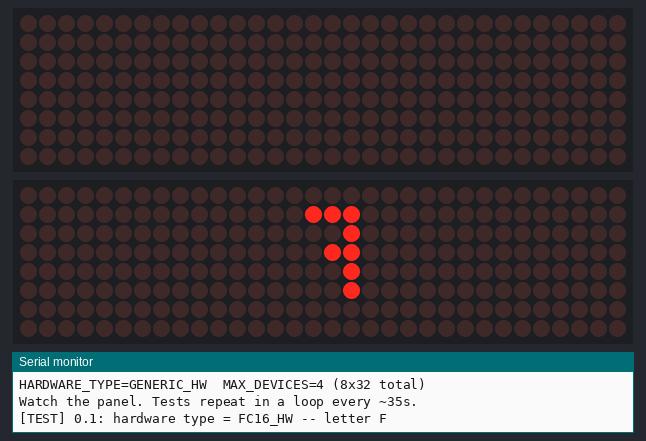
Simulated run of this sketch. Board: ESP8266 (NodeMCU). Parts: 2 × 32×8 LED matrix, the last lines printed to the serial monitor.

Above: at 1.1 s.
At 30.1 s:
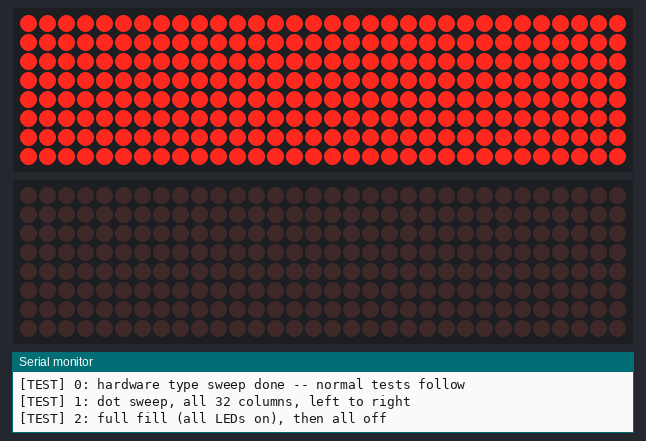
At 32.6 s:
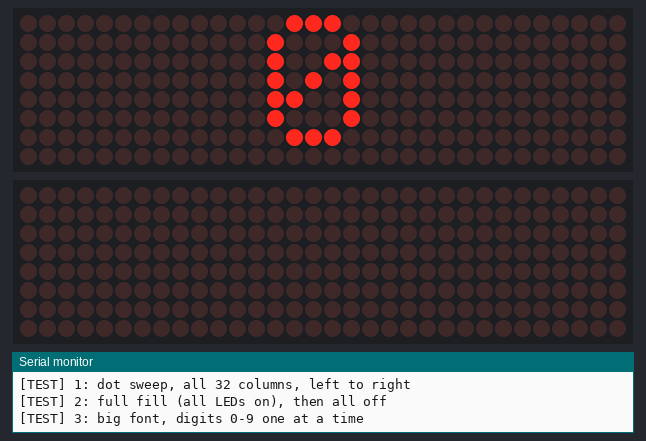
At 33.6 s:
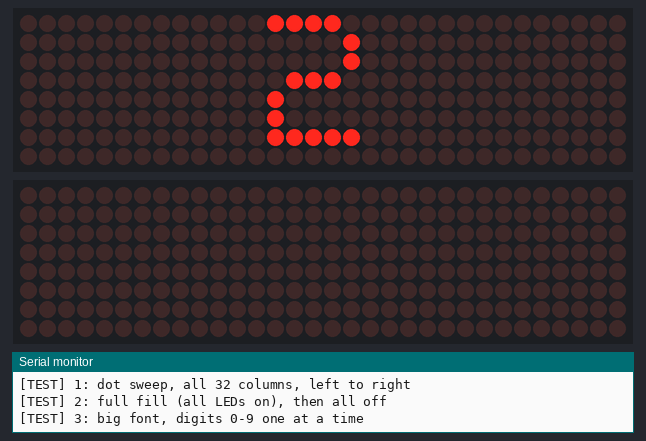
At 35.6 s:
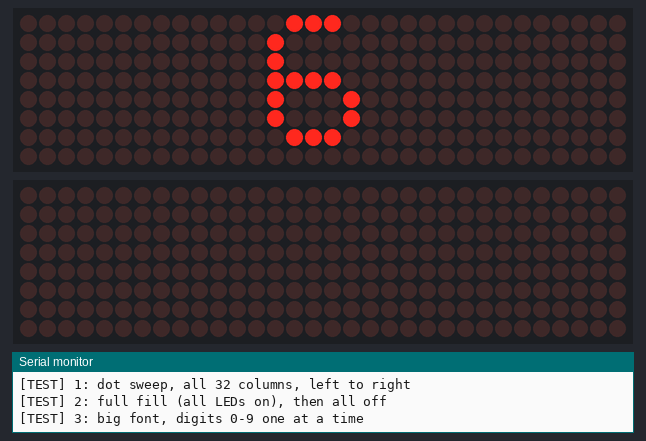
At 37.6 s:
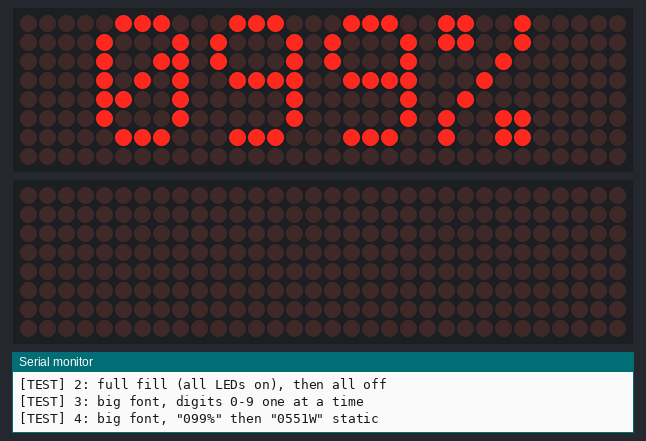

Measured:
- what the display in image 0 shows lasts 3.0 s, from 1.0 s to 4.0 s
- what the display in image 1 shows lasts 2.0 s, from 30.1 s to 32.1 s
- what the display in image 2 shows lasts 0.5 s, from 32.6 s to 33.1 s

The sketch:

MatrixDiagnostic.ino
```cpp
/*
 * MatrixDiagnostic — standalone test sketch for the MAX7219 8x8 x4 (8x32
 * total) panel, no WiFi/API/anything else involved. Purpose: let you watch
 * the real panel and report back exactly what each numbered test looks
 * like, so the main SolarBridge-Matrix firmware gets flashed with settings
 * that are actually confirmed correct instead of guessed.
 *
 * Wiring (same as SolarBridge-Matrix): CLK->D5, DIN->D7, CS->D6.
 * Hardware: 4x cascaded 8x8 modules = 8 rows x 32 columns total.
 *
 * Each test runs for a fixed time and prints "[TEST n] name" to Serial
 * (115200 baud) right when it starts — but you don't need the serial
 * monitor open, just watch the panel and note what test number you were
 * on when you tell me what you saw (count them in order as they change).
 */

#include <SPI.h>
#include <MD_MAX72xx.h>
#include <MD_Parola.h>

// If everything below looks wrong, this is the first thing to try
// changing: MD_MAX72XX::FC16_HW, PAROLA_HW, or ICSTATION_HW.
// GENERIC_HW confirmed correct on this panel (FC16_HW showed mirrored text).
#define HARDWARE_TYPE MD_MAX72XX::GENERIC_HW
#define MAX_DEVICES 4     // confirmed hardware: 4x 8x8 = 8x32 total
#define CS_PIN D6

MD_Parola P = MD_Parola(HARDWARE_TYPE, CS_PIN, MAX_DEVICES);
MD_MAX72XX *mx;

void banner(const String &name) {
  Serial.println();
  Serial.print("[TEST] ");
  Serial.println(name);
}

// ── Tiny 3x5 font (bit order fixed: bit4=top row, matches
// Led_Matrix_Clock's puttinychar() exactly). ─────────────────────────────
const uint8_t TINY_FONT[][3] PROGMEM = {
  {0x00, 0x00, 0x00},
  {0x1F, 0x14, 0x1F}, {0x1F, 0x15, 0x0A}, {0x1F, 0x11, 0x11}, {0x1F, 0x11, 0x0E},
  {0x1F, 0x15, 0x11}, {0x1F, 0x14, 0x10}, {0x1F, 0x11, 0x17}, {0x1F, 0x04, 0x1F},
  {0x11, 0x1F, 0x11}, {0x03, 0x01, 0x1F}, {0x1F, 0x04, 0x1B}, {0x1F, 0x01, 0x01},
  {0x1F, 0x08, 0x1F}, {0x1F, 0x10, 0x0F}, {0x1F, 0x11, 0x1F}, {0x1F, 0x14, 0x1C},
  {0x1C, 0x14, 0x1F}, {0x1F, 0x16, 0x1D}, {0x1D, 0x15, 0x17}, {0x10, 0x1F, 0x10},
  {0x1F, 0x01, 0x1F}, {0x1E, 0x01, 0x1E}, {0x1F, 0x02, 0x1F}, {0x1B, 0x04, 0x1B},
  {0x1C, 0x07, 0x1C}, {0x13, 0x15, 0x19},
  {0x1F, 0x11, 0x1F}, {0x00, 0x00, 0x1F}, {0x17, 0x15, 0x1D}, {0x11, 0x15, 0x1F},
  {0x1C, 0x04, 0x1F}, {0x1D, 0x15, 0x17}, {0x1F, 0x15, 0x17}, {0x10, 0x10, 0x1F},
  {0x1F, 0x15, 0x1F}, {0x1D, 0x15, 0x1F},
  {0x04, 0x04, 0x04}, {0x00, 0x0A, 0x00}, {0x11, 0x04, 0x11},
};
uint8_t tinyGlyphIndex(char c) {
  c = toupper(c);
  if (c == ' ') return 0;
  if (c >= 'A' && c <= 'Z') return 1 + (c - 'A');
  if (c >= '0' && c <= '9') return 27 + (c - '0');
  if (c == '-') return 37;
  if (c == ':') return 38;
  if (c == '%') return 39;
  return 0;
}

void drawTinyOn(MD_MAX72XX *m, const String &text, uint8_t spacing) {
  m->clear();
  const uint8_t glyphW = 3, step = glyphW + spacing, rowOffset = 1;
  int totalW = text.length() * step - spacing;
  int startCol = (MAX_DEVICES * 8 - totalW) / 2;
  if (startCol < 0) startCol = 0;
  for (size_t i = 0; i < text.length(); i++) {
    uint8_t idx = tinyGlyphIndex(text[i]);
    for (uint8_t col = 0; col < glyphW; col++) {
      uint8_t bits = pgm_read_byte(&TINY_FONT[idx][col]);
      for (uint8_t row = 0; row < 5; row++) {
        if (bits & (0x10 >> row)) m->setPoint(row + rowOffset, startCol + i * step + col, true);
      }
    }
  }
  m->update();
}

// ── Test 0: try all 4 hardware types in turn, on the SAME physical panel,
// showing an asymmetric letter ("F" — looks different mirrored, upside
// down, or rotated) followed by a left-to-right dot sweep near the top
// row. Whichever one shows F right-side-up (not mirrored/flipped) and the
// dot sweeping smoothly left-to-right near the TOP is the correct type —
// tell me its name and I'll lock it into the real firmware. ─────────────
void testHardwareTypeSweep() {
  const char *names[] = {"FC16_HW", "PAROLA_HW", "GENERIC_HW", "ICSTATION_HW"};
  MD_MAX72XX::moduleType_t types[] = {
    MD_MAX72XX::FC16_HW, MD_MAX72XX::PAROLA_HW,
    MD_MAX72XX::GENERIC_HW, MD_MAX72XX::ICSTATION_HW
  };
  for (uint8_t t = 0; t < 4; t++) {
    banner(String("0.") + (t + 1) + ": hardware type = " + names[t] + " -- letter F");
    MD_MAX72XX testMx(types[t], CS_PIN, MAX_DEVICES);
    testMx.begin();
    testMx.control(MD_MAX72XX::INTENSITY, 6);
    drawTinyOn(&testMx, "F", 1);
    delay(3000);

    banner(String("0.") + (t + 1) + ": hardware type = " + names[t] + " -- sweep near top row");
    for (uint16_t col = 0; col < MAX_DEVICES * 8; col++) {
      testMx.clear();
      testMx.setPoint(1, col, true);  // near top, not center, so up/down is obvious
      testMx.update();
      delay(90);
    }
    testMx.clear();
    testMx.update();
    delay(400);
  }
  banner("0: hardware type sweep done -- normal tests follow");
}

// ── Test 1: single dot sweeping left to right across all 32 columns. ────
// Watch closely: does ONE dot travel smoothly all the way across all 4
// panels in a single pass (confirms correct cascade wiring + column
// order), or does something odd happen (dot jumps/repeats/only covers
// part of the panel, or all 4 panels show the same moving dot at once)?
void testSweep() {
  banner("1: dot sweep, all 32 columns, left to right");
  for (uint16_t col = 0; col < MAX_DEVICES * 8; col++) {
    mx->clear();
    mx->setPoint(4, col, true);
    mx->update();
    delay(120);
  }
  mx->clear();
  mx->update();
}

// ── Test 2: full-panel fill, so you can confirm all 4 modules actually
// light up (rules out a dead/disconnected module before judging anything
// else). ───────────────────────────────────────────────────────────────
void testFill() {
  banner("2: full fill (all LEDs on), then all off");
  mx->clear();
  for (uint16_t col = 0; col < MAX_DEVICES * 8; col++)
    for (uint8_t row = 0; row < 8; row++)
      mx->setPoint(row, col, true);
  mx->update();
  delay(2000);
  mx->clear();
  mx->update();
  delay(500);
}

// ── Test 3: the NORMAL (big, built-in) Parola font — single digits. ─────
void testBigDigits() {
  banner("3: big font, digits 0-9 one at a time");
  for (char c = '0'; c <= '9'; c++) {
    char buf[2] = {c, 0};
    P.displayClear();
    P.displayText(buf, PA_CENTER, 0, 0, PA_PRINT, PA_NO_EFFECT);
    while (!P.displayAnimate()) {}
    delay(500);
  }
}

// ── Test 4: big font, a realistic short string, to see how much of it
// actually fits across 32 columns without scrolling. ────────────────────
void testBigString() {
  banner("4: big font, \"099%\" then \"0551W\" static");
  const char *msgs[] = {"099%", "0551W", "12:34"};
  for (auto m : msgs) {
    P.displayClear();
    P.displayText(m, PA_CENTER, 0, 0, PA_PRINT, PA_NO_EFFECT);
    while (!P.displayAnimate()) {}
    delay(2500);
  }
}

// Thin wrapper over drawTinyOn() for the global mx, used by the tests below.
void drawTiny(const String &text, uint8_t spacing) {
  drawTinyOn(mx, text, spacing);
}

// ── Test 5: tiny font, single digits, big and obvious. ───────────────────
void testTinyDigits() {
  banner("5: tiny font, digits 0-9 one at a time");
  for (char c = '0'; c <= '9'; c++) {
    drawTiny(String(c), 1);
    delay(500);
  }
}

// ── Test 6: tiny font, realistic short strings at spacing=1 (the current
// default). ───────────────────────────────────────────────────────────────
void testTinyString() {
  banner("6: tiny font spacing=1, \"099%\" then \"0551W\"");
  drawTiny("099%", 1);
  delay(2500);
  drawTiny("0551W", 1);
  delay(2500);
}

// ── Test 7: tiny font at 3 different spacings, same text each time, so
// you can compare how tight/loose the letters look. ──────────────────────
void testTinySpacingCompare() {
  banner("7a: tiny font spacing=0 (tightest)");
  drawTiny("099%", 0);
  delay(2500);
  banner("7b: tiny font spacing=1");
  drawTiny("099%", 1);
  delay(2500);
  banner("7c: tiny font spacing=2 (loosest)");
  drawTiny("099%", 2);
  delay(2500);
}

// ── Test 8: tiny font, how many digits actually fit across all 32
// columns at once (should be about 8 at spacing=1). ──────────────────────
void testTinyFit() {
  banner("8: tiny font, \"01234567\" — does it all fit?");
  drawTiny("01234567", 1);
  delay(3000);
}

void setup() {
  Serial.begin(115200);
  delay(500);
  Serial.println();
  Serial.println("=== MatrixDiagnostic ===");
  Serial.printf("HARDWARE_TYPE=GENERIC_HW  MAX_DEVICES=%d (8x%d total)\n", MAX_DEVICES, MAX_DEVICES * 8);
  Serial.println("Watch the panel. Tests repeat in a loop every ~35s.");

  P.begin();
  P.setIntensity(6);
  mx = P.getGraphicObject();
  mx->clear();
  mx->update();
  delay(500);
}

void loop() {
  testHardwareTypeSweep();
  testSweep();
  testFill();
  testBigDigits();
  testBigString();
  testTinyDigits();
  testTinyString();
  testTinySpacingCompare();
  testTinyFit();
  banner("--- loop complete, restarting from test 1 ---");
  delay(1000);
}
```
